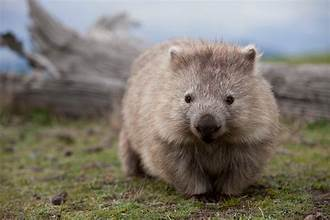
#> input picture w.jpg, 330 x 220 px
$ python Latihan6.py
#> lines starting #> are read from the running program, lines starting #| are printed output that depends on the picture
import cv2

img= cv2.imread('w.jpg',1)
#> img is the input picture: shape (220, 330, 3); mean B, G, R 110, 120.3, 125.9
cv2.imshow("Original Image",img)

# CLAHE
clahe= cv2.createCLAHE(clipLimit=3., tileGridSize=(8,8))

lab= cv2.cvtColor(img, cv2.COLOR_BGR2LAB)
#> lab: shape (220, 330, 3); mean of channels 0, 1, 2 127.9, 128.7, 134.9
l,a,b= cv2.split(lab)
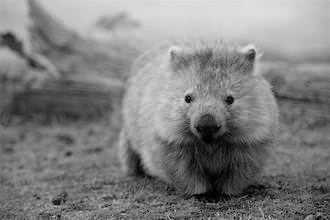
#> l: shape (220, 330); min 0, max 237, mean 127.9
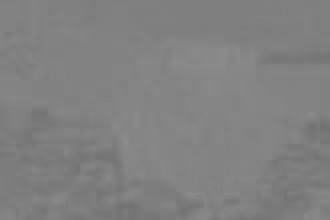
#> a: shape (220, 330); min 112, max 141, mean 128.7
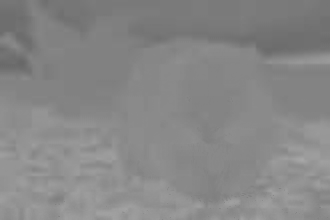
#> b: shape (220, 330); min 104, max 167, mean 134.9
l2= clahe.apply(l)
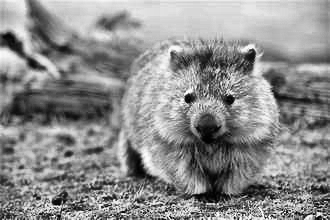
#> l2: shape (220, 330); min 0, max 255, mean 140.9

lab= cv2.merge((l2,a,b))
#> lab: shape (220, 330, 3); mean of channels 0, 1, 2 140.9, 128.7, 134.9
img2 = cv2.cvtColor(lab, cv2.COLOR_LAB2BGR)
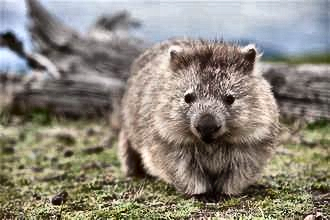
#> img2: shape (220, 330, 3); mean B, G, R 123.1, 133.9, 139.7
cv2.imshow('Hasil peningkatan kontras dengan CLAHE' ,img2)

cv2.waitKey(0)
cv2.destroyAllWindows()
